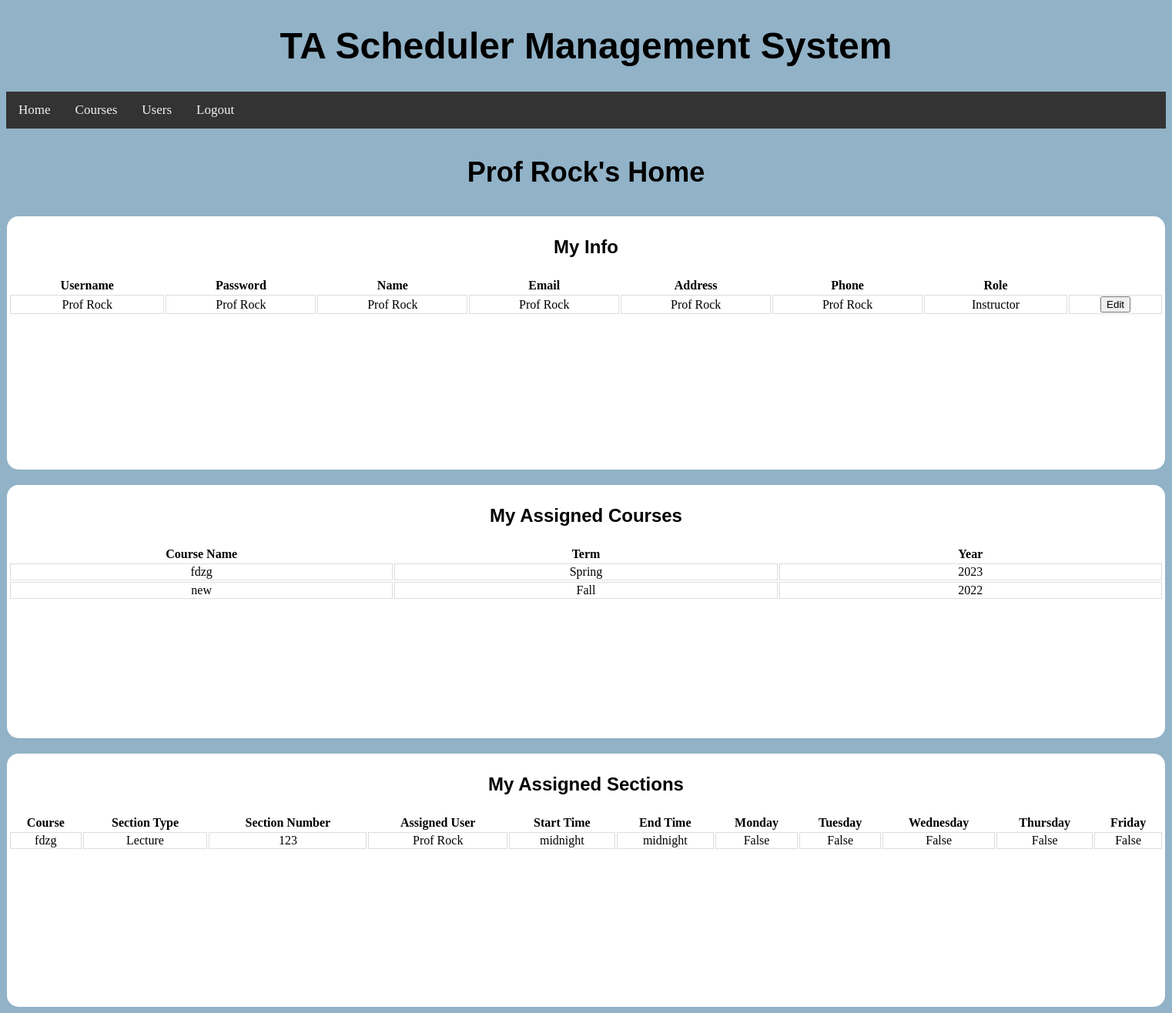
/home/ (signed in), run on an earlier commit of the app's database.
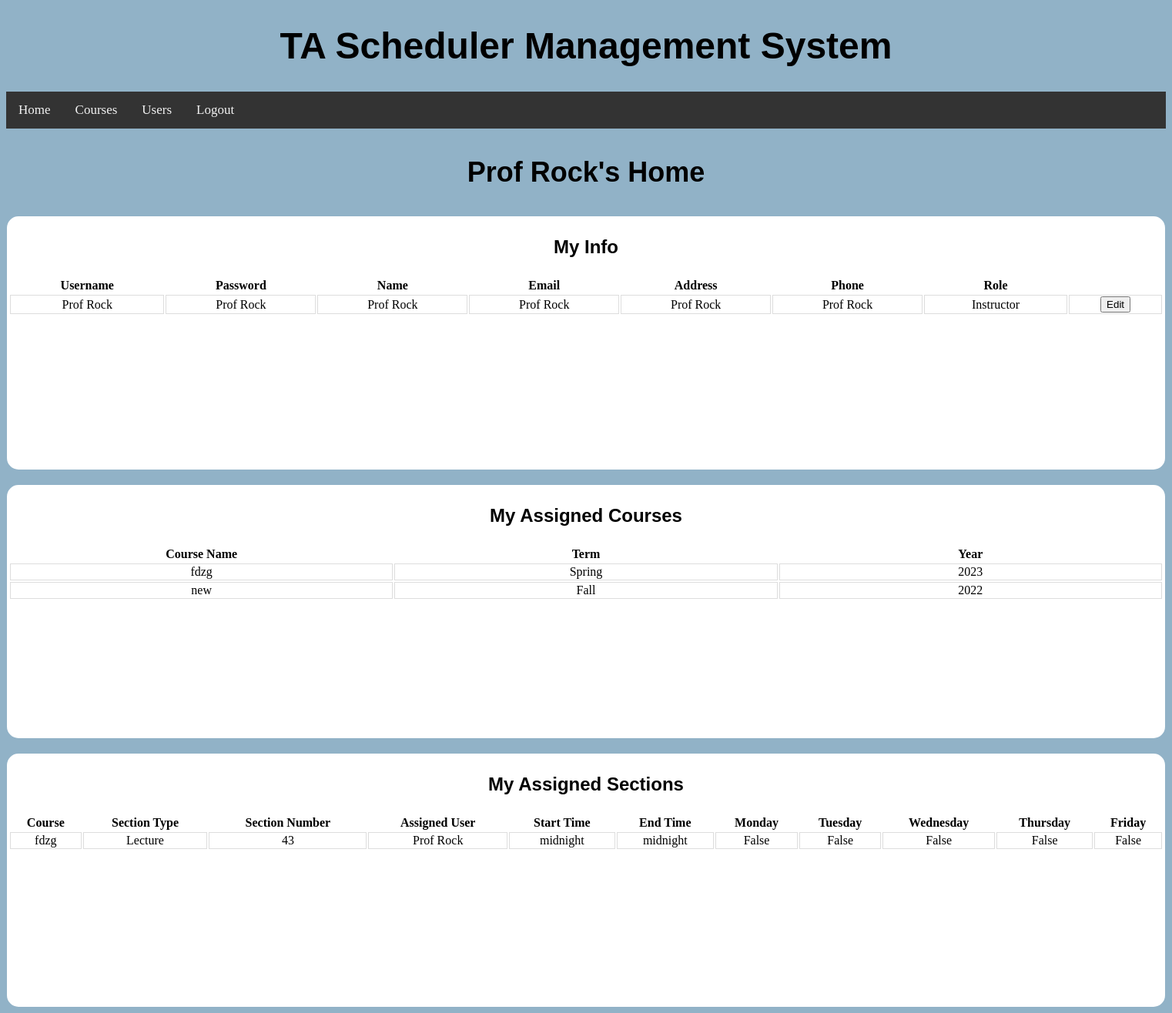
And on a later commit of the database.
### BackendWork/models.py (models this page shows, shortened)
class Section(models.Model):
    SCHEDULE_CHOICES = (('Sunday', 'SUNDAY'), ('Monday', 'MONDAY'), ('Tuesday', 'TUESDAY'), ('Wednesday', 'WEDNESDAY'), ('Thursday', 'THURSDAY'), ('Friday', 'FRIDAY'), ('Saturday', 'SATURDAY'))
    SECTION_TYPE_CHOICES = (('Discussion', 'DISCUSSION'), ('Lab', 'LAB'), ('Lecture', 'LECTURE'))
    Class = models.ForeignKey(ClassList, on_delete=models.SET_NULL, null=True)
    assignedUser = models.ForeignKey(MyUser, on_delete=models.SET_NULL, null=True, blank=True)
    sectionNumber = models.IntegerField(default=0)
    sectionType = models.CharField(max_length=30, choices=SECTION_TYPE_CHOICES, default='Discussion')
    monday = models.BooleanField(default=False)
    tuesday = models.BooleanField(default=False)
    wednesday = models.BooleanField(default=False)
    thursday = models.BooleanField(default=False)
    friday = models.BooleanField(default=False)
    startTime = models.TimeField(default=time(0,0,0))
    endTime = models.TimeField(default=time(0,0,0))

class ClassList(models.Model):
    TERM_CHOICES = (('Summer', 'SUMMER'), ('Fall', 'FALL'), ('Winter', 'WINTER'), ('Spring', 'SPRING'))
    name = models.CharField(max_length=20, unique=True)
    term = models.CharField(max_length=30, choices=TERM_CHOICES, default='Fall')
    year = models.IntegerField(default=2022)
    def __str__(self):
        return self.name

class MyUser(models.Model):
    ROLE_CHOICES = (('Teaching Assistant', 'TEACHING_ASSISTANT'), ('Instructor', 'INSTRUCTOR'), ('Admin', 'ADMIN'))
    username = models.CharField(max_length=20, unique=True)
    password = models.CharField(max_length=20)
    name = models.CharField(max_length=20)
    email = models.CharField(max_length=20)
    address = models.CharField(max_length=72)
    phone = models.CharField(max_length=10)
    role = models.CharField(max_length=30, choices=ROLE_CHOICES, default='Teaching Assistant')
    assignedClasses = models.ManyToManyField(ClassList, null=True, blank=True)
    def __str__(self):
        return self.username

### BackendWork/views.py (the view, shortened to what this page needs)
# urls.py: 2. Add a URL to urlpatterns:  path('', Home.as_view(), name='home')
class Home(View):
    def get(self, request):
        try:
            request.session["user"]
        except:
            return redirect("/")
        return render(request, "home.html", {'sessionUser': MyUser.objects.get(username=request.session["user"]),
                                             'courses': MyUser.objects.get(
                                                 username=request.session["user"]).assignedClasses.all(),
                                             'sections': Section.objects.filter(
                                                 assignedUser=MyUser.objects.get(username=request.session["user"]))})

### templates/home.html (shortened to what the changed rows need)
<!DOCTYPE html>
{% load static %}
<html lang="en">
<head>
    <link rel="stylesheet" type="text/css" href="{% static 'css\home.css' %}"/>
</head>
<div class="navContainer">
    <header class="header">
        <h1><a>TA Scheduler Management System</a></h1>
    </header>
</div>
<body>
<div class="container">
    <div class="containerbox">
        <table>
            <tr>
                <th>Username</th>
                <th>Password</th>
                <th>Name</th>
                <th>Email</th>
                <th>Address</th>
                <th>Phone</th>
                <th>Role</th>
            </tr>
        </table>
    </div>
</div>
<div class="container">
    <div class="containerbox">
        <table>
            <tr>
                <th>Course Name</th>
                <th>Term</th>
                <th>Year</th>
            </tr>
        </table>
    </div>
</div>
<div class="container">
    <div class="containerbox">
        <table>
            <tr>
                <th>Course</th>
                <th>Section Type</th>
                <th>Section Number</th>
                <th>Assigned User</th>
                <th>Start Time</th>
                <th>End Time</th>
                <th>Monday</th>
                <th>Tuesday</th>
                <th>Wednesday</th>
                <th>Thursday</th>
                <th>Friday</th>
            </tr>
            {% for i in sections %}
                <tr>
                    <td>{{ i.Class }}</td>
                    <td>{{ i.sectionType }}</td>
                    <td>{{ i.sectionNumber }}</td>
                    <td>{{ i.assignedUser }}</td>
                    <td>{{ i.startTime }}</td>
                    <td>{{ i.endTime }}</td>
                    <td>{{ i.monday }}</td>
                    <td>{{ i.tuesday }}</td>
                    <td>{{ i.wednesday }}</td>
                    <td>{{ i.thursday }}</td>
                    <td>{{ i.friday }}</td>
                </tr>
            {% endfor %}
        </table>
    </div>
</div>
</body>
</html>

What changed in the data, as far as the page shows it:
changed Section "Lecture": sectionNumber "123" → "43"
